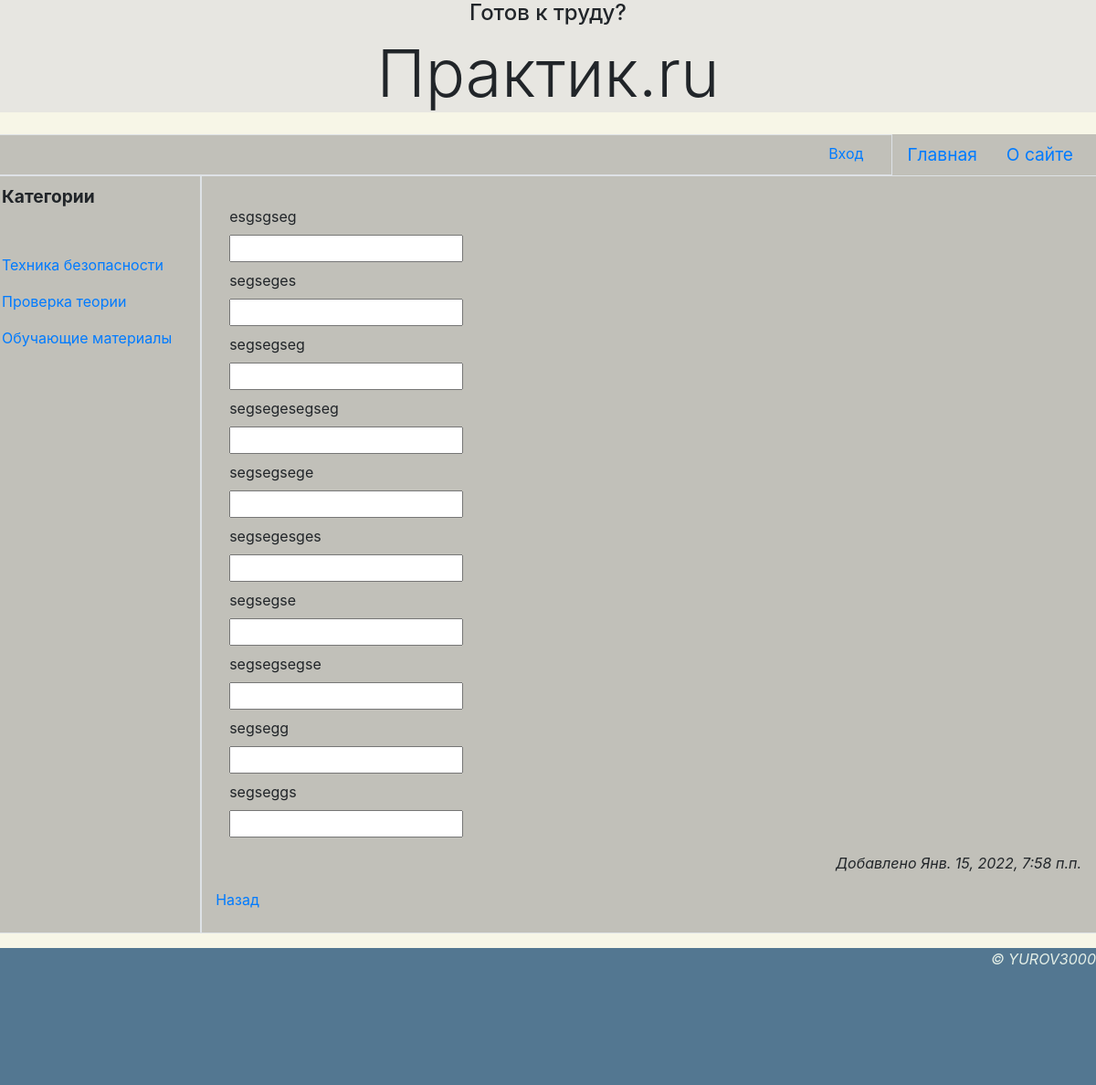
Screenshot of /2/2/ with the database file from the repository.
### main/models.py (models this page shows, shortened)
class Rubric(models.Model):
    name = CharField(max_length=20, db_index=True, unique=True, verbose_name='Название')
    order = IntegerField(default=0, db_index=True, verbose_name='Порядок')
    super_rubric = ForeignKey('SuperRubric', on_delete=models.PROTECT, null=True, blank=True, verbose_name='Тема')

class TestBody(models.Model):
    bb = ForeignKey('Bb', on_delete=models.PROTECT, verbose_name='Тест')
    ask_test_1 = TextField(max_length=200, verbose_name='Текст вопроса')
    answers_1 = IntegerField(db_index=True, verbose_name='Ответ-1')
    ask_test_2 = TextField(max_length=200, verbose_name='Текст вопроса')
    answers_2 = IntegerField(db_index=True, verbose_name='Ответ-2')
    ask_test_3 = TextField(max_length=200, verbose_name='Текст вопроса')
    answers_3 = IntegerField(db_index=True, verbose_name='Ответ-3')
    ask_test_4 = TextField(max_length=200, verbose_name='Текст вопроса')
    answers_4 = IntegerField(db_index=True, verbose_name='Ответ-4')
    ask_test_5 = TextField(max_length=200, verbose_name='Текст вопроса')
    answers_5 = IntegerField(db_index=True, verbose_name='Ответ-5')
    ask_test_6 = TextField(max_length=200, verbose_name='Текст вопроса')
    answers_6 = IntegerField(db_index=True, verbose_name='Ответ-6')
    ask_test_7 = TextField(max_length=200, verbose_name='Текст вопроса')
    answers_7 = IntegerField(db_index=True, verbose_name='Ответ-7')
    ask_test_8 = TextField(max_length=200, verbose_name='Текст вопроса')
    answers_8 = IntegerField(db_index=True, verbose_name='Ответ-8')
    ask_test_9 = TextField(max_length=200, verbose_name='Текст вопроса')
    answers_9 = IntegerField(db_index=True, verbose_name='Ответ-9')
    ask_test_10 = TextField(max_length=200, verbose_name='Текст вопроса')
    answers_10 = IntegerField(db_index=True, verbose_name='Ответ-10')

class Bb(models.Model):
    image = ImageField(upload_to=get_timestamp_path, blank=True, verbose_name='Изображения')
    author = ForeignKey(AdvUser, on_delete=CASCADE, verbose_name='Автор теста')
    is_active = BooleanField(db_index=True, default=True, verbose_name='Выводить в списке?')
    created_at = DateTimeField(db_index=True, auto_now_add=True, verbose_name='Опубликовано')
    rubric = ForeignKey('SubRubric', on_delete=models.PROTECT, verbose_name='Тема')
    title = CharField(max_length=40, verbose_name='Название темы')
    class Meta():
        verbose_name_plural = 'Тесты'
        verbose_name = 'Тест'
        ordering = ['-created_at']

### main/views.py (the view)
# urls.py: path('<int:rubric_pk>/<int:pk>/', detail, name='detail'),
def detail(request, rubric_pk, pk):
    bb = get_object_or_404(Bb, pk=pk)
    test = get_object_or_404(TestBody, pk=pk)
    if request.method == 'POST':
        answer_form = Form_for_examination(request.POST)
        if answer_form.is_valid():
            messages.add_message(request, messages.SUCCESS, 'Ответы отправлены на проверку')
            return redirect('main:profile')
    else:
        answer_form = Form_for_examination()
    context = {'bb': bb, 'test': test, 'answer_form': answer_form}
    return render(request, 'main/detail.html', context)

### main/forms.py
class Form_for_examination(forms.Form):
    answer_form_1 = forms.CharField(label='Ответ', max_length=100)
    answer_form_2 = forms.CharField(label='Ответ', max_length=100)
    answer_form_3 = forms.CharField(label='Ответ', max_length=100)
    answer_form_4 = forms.CharField(label='Ответ', max_length=100)
    answer_form_5 = forms.CharField(label='Ответ', max_length=100)
    answer_form_6 = forms.CharField(label='Ответ', max_length=100)
    answer_form_7 = forms.CharField(label='Ответ', max_length=100)
    answer_form_8 = forms.CharField(label='Ответ', max_length=100)
    answer_form_9 = forms.CharField(label='Ответ', max_length=100)
    answer_form_10 = forms.CharField(label='Ответ', max_length=100)

### main/midllewares.py (called while the page is built, shortened)
def bboard_context_proccesor(request):
    context = {}
    context['rubrics'] = SubRubric.objects.all()
    context['keywords'] = ''
    context['all'] = ''
    if 'keyword' in request.GET:
        keyword = request.GET['keyword']
        if keyword:
            context['keyword'] = '?keyword=' + keyword
            context['all'] = context['keyword']
    return context

### main/templates/main/detail.html (shortened to what this page needs)
{% extends "layout/basic.html" %}
{% load bootstrap4 %}
{% block content %}
<div class="container-fluid mt-3">
    <div class="row">
        <div class="col">
            <form method="post" enctype="multipart/form-data">
            <div class="test-block mb-3">
                <div class="asks mb-2 mt-2">{{test.ask_test_1}}</div>
                <div class="answer" id="an-1">{{answer_form.answer_form_1}}</div>
                <div class="asks mb-2 mt-2">{{test.ask_test_2}}</div>
                <div class="answer" id="an-2">{{answer_form.answer_form_2}}</div>
                <div class="asks mb-2 mt-2">{{test.ask_test_3}}</div>
                <div class="answer" id="an-3">{{answer_form.answer_form_3}}</div>
                <div class="asks mb-2 mt-2">{{test.ask_test_4}}</div>
                <div class="answer" id="an-4">{{answer_form.answer_form_4}}</div>
                <div class="asks mb-2 mt-2">{{test.ask_test_5}}</div>
                <div class="answer" id="an-5">{{answer_form.answer_form_5}}</div>
                <div class="asks mb-2 mt-2">{{test.ask_test_6}}</div>
                <div class="answer" id="an-6">{{answer_form.answer_form_6}}</div>
                <div class="asks mb-2 mt-2">{{test.ask_test_7}}</div>
                <div class="answer" id="an-7">{{answer_form.answer_form_7}}</div>
                <div class="asks mb-2 mt-2">{{test.ask_test_8}}</div>
                <div class="answer" id="an-8">{{answer_form.answer_form_8}}</div>
                <div class="asks mb-2 mt-2">{{test.ask_test_9}}</div>
                <div class="answer" id="an-9">{{answer_form.answer_form_9}}</div>
                <div class="asks mb-2 mt-2">{{test.ask_test_10}}</div>
                <div class="answer" id="an-10">{{answer_form.answer_form_10}}</div>
            </div>
            </form>
            <p class="text-right font-italic">Добавлено {{bb.created_at}}</p>
        </div>
    </div>
</div>
<p><a href="{% url 'main:by_rubric' pk=bb.rubric.pk %}{{all}}">Назад</a></p>
{% endblock %}

### main/templates/layout/basic.html (shortened to what this page needs)
{% load bootstrap4 %}
{% load static %}
<html lang="en">
<head>
    {% bootstrap_css %}
    <link rel="stylesheet" href="{% static 'main/style.css' %}">
</head>
<body class="container-lfuid">
    <header class="mb-4">
        <h4 class="display-7 text-center">Готов к труду?</h4>
        <h2 class="display-3 text-center">Практик.ru</h2>
    </header>
    <div class="row">
        <ul class="col nav justify-content-end border">
            {% if user.is_authenticated %}
            <li class="nav-item dropdown">
                <a class="nav-link dropdown-toggle" data-toggle="dropdown" href="{% url 'main:profile' %}"
                role="button" aria-haspopup="true" aria-expanded="false">Профиль</a>
                <div class="dropdown-menu">
                    <a href="{% url 'main:profile' %}" class="dropdown-item">Мои тесты</a>
                    <a href="{% url 'main:profile_change' %}" class="dropdown-item">Изменить личные данные</a>
                    <a href="{% url 'main:password_change' %}" class="dropdown-item">Изменить пароль</a>
                    <div class="dropdown-driver"></div>
                    <a href="{% url 'main:logout' %}" class="dropdown-item">Выйти</a>
                    <div class="dropdown-driver"></div>
                    <a href="{% url 'main:profile_delete' %}" class="dropdown-item">Удалить</a>
                </div>
            </li>
            {% else %}
            <li class="nav-item"><a class="nav-link" href="{% url 'main:login' %}">Вход</a></li>
            {% endif %}
        </ul>
        <a href="{% url 'main:index' %}" class="nav-link root">Главная</a>
        <a class="nav-link root mr-4" href="{% url 'main:other' page='about' %}">О сайте</a>
    </div>
    <div class="row">
        <nav class="col-md-auto nav flex-column border">
            <span class="nav-link root font-weight-bold">Категории</span>
            {% for rubric in rubrics %}
            <a class="nav-link" href="{% url 'main:by_rubric' pk=rubric.pk%}">{{rubric.super_rubric.name}}</a>
            {% endfor %}
            <a href="{% url 'main:books' %}" class="nav-link">Обучающие материалы</a>
        </nav>
        <section class="col border py-2">
            {% block content %}
            {% endblock %}
        </section>
    </div>
    <footer class="mt-3">
        <p class="text-right font-italic">&copy; YUROV3000</p>
    </footer>
</body>
</html>

### main/static/main/style.css (style rules this page uses)
body { background-color: #F7F6E7; }
header { background-color:#E7E6E1; }
.root { font-size: larger; }
footer { background-color: #537791; height: 150px; color: #E4EFE7; }
.row { background-color: #C1C0B9; }

### rows the page displays
Rubric: super_rubric.name "Техника безопасности"
Rubric: super_rubric.name "Проверка теории"
TestBody: ask_test_1 "esgsgseg", ask_test_2 "segseges", ask_test_3 "segsegseg", ask_test_4 "segsegesegseg", ask_test_5 "segsegsege", ask_test_6 "segsegesges", ask_test_7 "segsegse", ask_test_8 "segsegsegse", ask_test_9 "segsegg", ask_test_10 "segseggs"
Bb: created_at "Янв. 15, 2022, 7:58 п.п."
